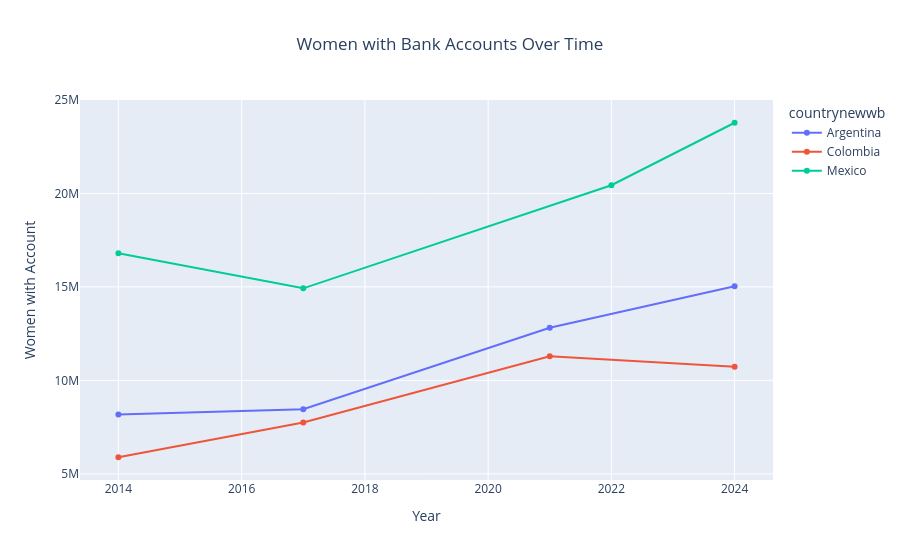

Notebook source saved alongside this figure:
### Code cell
import plotly.express as px

fig = px.line(
    women_sub,
    x="year",
    y="women_with_account",
    color="countrynewwb",
    title="Women with Bank Accounts Over Time",
    markers=True
)

fig.update_layout(
    title={
        "text": "Women with Bank Accounts Over Time",
        "x": 0.5,      
        "xanchor": "center"
    },
    xaxis_title="Year",
    yaxis_title="Women with Account"
)

fig.show()

### Figure 1 — Plotly figure (JSON) as saved in the notebook; plotly's stock layout.template omitted (floating-point values rounded to 4 significant figures)
{"data": [{"hovertemplate": "countrynewwb=Argentina<br>year=%{x}<br>women_with_account=%{y}<extra></extra>", "legendgroup": "Argentina", "line": {"color": "#636efa", "dash": "solid"}, "marker": {"symbol": "circle"}, "mode": "lines+markers", "name": "Argentina", "orientation": "v", "showlegend": true, "type": "scatter", "x": [2014, 2017, 2021, 2024], "xaxis": "x", "y": [8182000.0, 8457000.0, 12820000.0, 15040000.0], "yaxis": "y"}, {"hovertemplate": "countrynewwb=Colombia<br>year=%{x}<br>women_with_account=%{y}<extra></extra>", "legendgroup": "Colombia", "line": {"color": "#EF553B", "dash": "solid"}, "marker": {"symbol": "circle"}, "mode": "lines+markers", "name": "Colombia", "orientation": "v", "showlegend": true, "type": "scatter", "x": [2014, 2017, 2021, 2024], "xaxis": "x", "y": [5889000.0, 7753000.0, 11290000.0, 10730000.0], "yaxis": "y"}, {"hovertemplate": "countrynewwb=Mexico<br>year=%{x}<br>women_with_account=%{y}<extra></extra>", "legendgroup": "Mexico", "line": {"color": "#00cc96", "dash": "solid"}, "marker": {"symbol": "circle"}, "mode": "lines+markers", "name": "Mexico", "orientation": "v", "showlegend": true, "type": "scatter", "x": [2014, 2017, 2022, 2024], "xaxis": "x", "y": [16800000.0, 14920000.0, 20440000.0, 23780000.0], "yaxis": "y"}], "layout": {"legend": {"title": {"text": "countrynewwb"}, "tracegroupgap": 0}, "title": {"text": "Women with Bank Accounts Over Time", "x": 0.5, "xanchor": "center"}, "xaxis": {"anchor": "y", "domain": [0, 1], "title": {"text": "Year"}}, "yaxis": {"anchor": "x", "domain": [0, 1], "title": {"text": "Women with Account"}}}}
